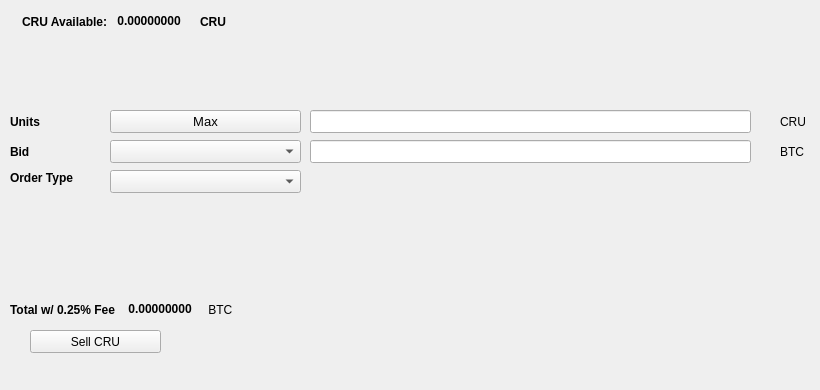
   <widget class="QWidget" name="SellTab">
    <attribute name="title">
     <string>Sell</string>
    </attribute>
    <widget class="QLabel" name="label_16">
     <property name="geometry">
      <rect>
       <x>780</x>
       <y>140</y>
       <width>31</width>
       <height>23</height>
      </rect>
     </property>
     <property name="text">
      <string>BTC</string>
     </property>
    </widget>
    <widget class="QComboBox" name="SellBidcomboBox">
     <property name="geometry">
      <rect>
       <x>110</x>
       <y>140</y>
       <width>191</width>
       <height>23</height>
      </rect>
     </property>
     <property name="font">
      <font>
       <pointsize>10</pointsize>
      </font>
     </property>
    </widget>
    <widget class="QLabel" name="label_18">
     <property name="geometry">
      <rect>
       <x>10</x>
       <y>110</y>
       <width>46</width>
       <height>23</height>
      </rect>
     </property>
     <property name="font">
      <font>
       <weight>75</weight>
       <bold>true</bold>
      </font>
     </property>
     <property name="text">
      <string>Units</string>
     </property>
    </widget>
    <widget class="QPushButton" name="Sell_Max_Amount">
     <property name="geometry">
      <rect>
       <x>110</x>
       <y>110</y>
       <width>191</width>
       <height>23</height>
      </rect>
     </property>
     <property name="font">
      <font>
       <pointsize>10</pointsize>
      </font>
     </property>
     <property name="text">
      <string>Max</string>
     </property>
    </widget>
    <widget class="QLabel" name="label_20">
     <property name="geometry">
      <rect>
       <x>10</x>
       <y>170</y>
       <width>91</width>
       <height>16</height>
      </rect>
     </property>
     <property name="font">
      <font>
       <weight>75</weight>
       <bold>true</bold>
      </font>
     </property>
     <property name="text">
      <string>Order Type</string>
     </property>
    </widget>
    <widget class="QComboBox" name="SellOrdertypeCombo">
     <property name="geometry">
      <rect>
       <x>110</x>
       <y>170</y>
       <width>191</width>
       <height>23</height>
      </rect>
     </property>
     <property name="font">
      <font>
       <pointsize>10</pointsize>
      </font>
     </property>
    </widget>
    <widget class="QLabel" name="label_21">
     <property name="geometry">
      <rect>
       <x>10</x>
       <y>140</y>
       <width>46</width>
       <height>23</height>
      </rect>
     </property>
     <property name="font">
      <font>
       <weight>75</weight>
       <bold>true</bold>
      </font>
     </property>
     <property name="text">
      <string>Bid</string>
     </property>
    </widget>
    <widget class="QLabel" name="label_22">
     <property name="geometry">
      <rect>
       <x>780</x>
       <y>110</y>
       <width>31</width>
       <height>23</height>
      </rect>
     </property>
     <property name="text">
      <string>CRU</string>
     </property>
    </widget>
    <widget class="QLineEdit" name="UnitsInputCRU">
     <property name="geometry">
      <rect>
       <x>310</x>
       <y>110</y>
       <width>441</width>
       <height>23</height>
      </rect>
     </property>
     <property name="font">
      <font>
       <pointsize>9</pointsize>
       <weight>75</weight>
       <bold>true</bold>
      </font>
     </property>
    </widget>
    <widget class="QLineEdit" name="SellBidPriceEdit">
     <property name="geometry">
      <rect>
       <x>310</x>
       <y>140</y>
       <width>441</width>
       <height>23</height>
      </rect>
     </property>
     <property name="font">
      <font>
       <pointsize>9</pointsize>
       <weight>75</weight>
       <bold>true</bold>
      </font>
     </property>
    </widget>
    <widget class="QPushButton" name="SellCRUBTN">
     <property name="geometry">
      <rect>
       <x>30</x>
       <y>330</y>
       <width>131</width>
       <height>23</height>
      </rect>
     </property>
     <property name="text">
      <string>Sell CRU</string>
     </property>
     <property name="icon">
      <iconset resource="../curium">
       <normaloff>:/icons/bitcoin</normaloff>:/icons/bitcoin</iconset>
     </property>
    </widget>
    <widget class="QWidget" name="layoutWidget3">
     <property name="geometry">
      <rect>
       <x>22</x>
       <y>12</y>
       <width>258</width>
       <height>19</height>
      </rect>
     </property>
     <layout class="QHBoxLayout" name="horizontalLayout">
      <item>
       <widget class="QLabel" name="label232_2">
        <property name="font">
         <font>
          <weight>75</weight>
          <bold>true</bold>
         </font>
        </property>
        <property name="text">
         <string>CRU Available:</string>
        </property>
       </widget>
      </item>
      <item>
       <widget class="QLabel" name="CRUAvailableLabel">
        <property name="palette">
         <palette>
          <active>
           <colorrole role="WindowText">
            <brush brushstyle="SolidPattern">
             <color alpha="255">
              <red>0</red>
              <green>0</green>
              <blue>0</blue>
             </color>
            </brush>
           </colorrole>
           <colorrole role="Button">
            <brush brushstyle="SolidPattern">
             <color alpha="255">
              <red>0</red>
              <green>170</green>
              <blue>0</blue>
             </color>
            </brush>
           </colorrole>
           <colorrole role="Light">
            <brush brushstyle="SolidPattern">
             <color alpha="255">
              <red>0</red>
              <green>255</green>
              <blue>0</blue>
             </color>
            </brush>
           </colorrole>
           <colorrole role="Midlight">
            <brush brushstyle="SolidPattern">
             <color alpha="255">
              <red>0</red>
              <green>212</green>
              <blue>0</blue>
             </color>
            </brush>
           </colorrole>
           <colorrole role="Dark">
            <brush brushstyle="SolidPattern">
             <color alpha="255">
              <red>0</red>
              <green>85</green>
              <blue>0</blue>
             </color>
            </brush>
           </colorrole>
           <colorrole role="Mid">
            <brush brushstyle="SolidPattern">
             <color alpha="255">
              <red>0</red>
              <green>113</green>
              <blue>0</blue>
             </color>
            </brush>
           </colorrole>
           <colorrole role="Text">
            <brush brushstyle="SolidPattern">
             <color alpha="255">
              <red>0</red>
              <green>170</green>
              <blue>0</blue>
             </color>
            </brush>
           </colorrole>
           <colorrole role="BrightText">
            <brush brushstyle="SolidPattern">
             <color alpha="255">
              <red>255</red>
              <green>255</green>
              <blue>255</blue>
             </color>
            </brush>
           </colorrole>
           <colorrole role="ButtonText">
            <brush brushstyle="SolidPattern">
             <color alpha="255">
              <red>0</red>
              <green>0</green>
              <blue>0</blue>
             </color>
            </brush>
           </colorrole>
           <colorrole role="Base">
            <brush brushstyle="SolidPattern">
             <color alpha="255">
              <red>255</red>
              <green>255</green>
              <blue>255</blue>
             </color>
            </brush>
           </colorrole>
           <colorrole role="Window">
            <brush brushstyle="SolidPattern">
             <color alpha="255">
              <red>0</red>
              <green>170</green>
              <blue>0</blue>
             </color>
            </brush>
           </colorrole>
           <colorrole role="Shadow">
            <brush brushstyle="SolidPattern">
             <color alpha="255">
              <red>0</red>
              <green>0</green>
              <blue>0</blue>
             </color>
            </brush>
           </colorrole>
           <colorrole role="AlternateBase">
            <brush brushstyle="SolidPattern">
             <color alpha="255">
              <red>127</red>
              <green>212</green>
              <blue>127</blue>
             </color>
            </brush>
           </colorrole>
           <colorrole role="ToolTipBase">
            <brush brushstyle="SolidPattern">
             <color alpha="255">
              <red>255</red>
              <green>255</green>
              <blue>220</blue>
             </color>
            </brush>
           </colorrole>
           <colorrole role="ToolTipText">
            <brush brushstyle="SolidPattern">
             <color alpha="255">
              <red>0</red>
              <green>0</green>
              <blue>0</blue>
             </color>
            </brush>
           </colorrole>
          </active>
          <inactive>
           <colorrole role="WindowText">
            <brush brushstyle="SolidPattern">
             <color alpha="255">
              <red>0</red>
              <green>0</green>
              <blue>0</blue>
             </color>
            </brush>
           </colorrole>
           <colorrole role="Button">
            <brush brushstyle="SolidPattern">
             <color alpha="255">
              <red>0</red>
              <green>170</green>
              <blue>0</blue>
             </color>
            </brush>
           </colorrole>
           <colorrole role="Light">
            <brush brushstyle="SolidPattern">
             <color alpha="255">
              <red>0</red>
              <green>255</green>
              <blue>0</blue>
             </color>
            </brush>
           </colorrole>
           <colorrole role="Midlight">
            <brush brushstyle="SolidPattern">
             <color alpha="255">
              <red>0</red>
              <green>212</green>
              <blue>0</blue>
             </color>
            </brush>
           </colorrole>
           <colorrole role="Dark">
            <brush brushstyle="SolidPattern">
             <color alpha="255">
              <red>0</red>
              <green>85</green>
              <blue>0</blue>
             </color>
            </brush>
           </colorrole>
           <colorrole role="Mid">
            <brush brushstyle="SolidPattern">
             <color alpha="255">
              <red>0</red>
              <green>113</green>
              <blue>0</blue>
             </color>
            </brush>
           </colorrole>
           <colorrole role="Text">
            <brush brushstyle="SolidPattern">
             <color alpha="255">
              <red>0</red>
              <green>170</green>
              <blue>0</blue>
             </color>
            </brush>
           </colorrole>
           <colorrole role="BrightText">
            <brush brushstyle="SolidPattern">
             <color alpha="255">
              <red>255</red>
              <green>255</green>
              <blue>255</blue>
             </color>
            </brush>
           </colorrole>
           <colorrole role="ButtonText">
            <brush brushstyle="SolidPattern">
             <color alpha="255">
              <red>0</red>
              <green>0</green>
              <blue>0</blue>
             </color>
            </brush>
           </colorrole>
           <colorrole role="Base">
            <brush brushstyle="SolidPattern">
             <color alpha="255">
              <red>255</red>
              <green>255</green>
              <blue>255</blue>
             </color>
            </brush>
           </colorrole>
           <colorrole role="Window">
            <brush brushstyle="SolidPattern">
             <color alpha="255">
              <red>0</red>
              <green>170</green>
              <blue>0</blue>
             </color>
            </brush>
           </colorrole>
           <colorrole role="Shadow">
            <brush brushstyle="SolidPattern">
             <color alpha="255">
              <red>0</red>
              <green>0</green>
              <blue>0</blue>
             </color>
            </brush>
           </colorrole>
           <colorrole role="AlternateBase">
            <brush brushstyle="SolidPattern">
             <color alpha="255">
              <red>127</red>
              <green>212</green>
              <blue>127</blue>
             </color>
            </brush>
           </colorrole>
           <colorrole role="ToolTipBase">
            <brush brushstyle="SolidPattern">
             <color alpha="255">
              <red>255</red>
              <green>255</green>
              <blue>220</blue>
             </color>
            </brush>
           </colorrole>
           <colorrole role="ToolTipText">
            <brush brushstyle="SolidPattern">
             <color alpha="255">
              <red>0</red>
              <green>0</green>
              <blue>0</blue>
             </color>
            </brush>
           </colorrole>
          </inactive>
          <disabled>
           <colorrole role="WindowText">
            <brush brushstyle="SolidPattern">
             <color alpha="255">
              <red>0</red>
              <green>85</green>
              <blue>0</blue>
             </color>
            </brush>
           </colorrole>
           <colorrole role="Button">
            <brush brushstyle="SolidPattern">
             <color alpha="255">
              <red>0</red>
              <green>170</green>
              <blue>0</blue>
             </color>
            </brush>
           </colorrole>
           <colorrole role="Light">
            <brush brushstyle="SolidPattern">
             <color alpha="255">
              <red>0</red>
              <green>255</green>
              <blue>0</blue>
             </color>
            </brush>
           </colorrole>
           <colorrole role="Midlight">
            <brush brushstyle="SolidPattern">
             <color alpha="255">
              <red>0</red>
              <green>212</green>
              <blue>0</blue>
             </color>
            </brush>
           </colorrole>
           <colorrole role="Dark">
            <brush brushstyle="SolidPattern">
             <color alpha="255">
              <red>0</red>
              <green>85</green>
              <blue>0</blue>
             </color>
            </brush>
           </colorrole>
           <colorrole role="Mid">
            <brush brushstyle="SolidPattern">
             <color alpha="255">
              <red>0</red>
              <green>113</green>
              <blue>0</blue>
             </color>
            </brush>
           </colorrole>
           <colorrole role="Text">
            <brush brushstyle="SolidPattern">
             <color alpha="255">
              <red>0</red>
              <green>85</green>
              <blue>0</blue>
             </color>
            </brush>
           </colorrole>
           <colorrole role="BrightText">
            <brush brushstyle="SolidPattern">
             <color alpha="255">
              <red>255</red>
              <green>255</green>
              <blue>255</blue>
             </color>
            </brush>
           </colorrole>
           <colorrole role="ButtonText">
            <brush brushstyle="SolidPattern">
             <color alpha="255">
              <red>0</red>
              <green>85</green>
              <blue>0</blue>
             </color>
            </brush>
           </colorrole>
           <colorrole role="Base">
            <brush brushstyle="SolidPattern">
             <color alpha="255">
              <red>0</red>
              <green>170</green>
              <blue>0</blue>
             </color>
            </brush>
           </colorrole>
           <colorrole role="Window">
            <brush brushstyle="SolidPattern">
             <color alpha="255">
              <red>0</red>
              <green>170</green>
              <blue>0</blue>
             </color>
            </brush>
           </colorrole>
           <colorrole role="Shadow">
            <brush brushstyle="SolidPattern">
             <color alpha="255">
              <red>0</red>
              <green>0</green>
              <blue>0</blue>
             </color>
            </brush>
           </colorrole>
           <colorrole role="AlternateBase">
            <brush brushstyle="SolidPattern">
             <color alpha="255">
              <red>0</red>
              <green>170</green>
              <blue>0</blue>
             </color>
            </brush>
           </colorrole>
           <colorrole role="ToolTipBase">
            <brush brushstyle="SolidPattern">
             <color alpha="255">
              <red>255</red>
              <green>255</green>
              <blue>220</blue>
             </color>
            </brush>
           </colorrole>
           <colorrole role="ToolTipText">
            <brush brushstyle="SolidPattern">
             <color alpha="255">
              <red>0</red>
              <green>0</green>
              <blue>0</blue>
             </color>
            </brush>
           </colorrole>
          </disabled>
         </palette>
        </property>
        <property name="font">
         <font>
          <weight>75</weight>
          <bold>true</bold>
         </font>
        </property>
        <property name="text">
         <string> 0.00000000 </string>
        </property>
        <property name="textInteractionFlags">
         <set>Qt::LinksAccessibleByMouse|Qt::TextSelectableByKeyboard|Qt::TextSelectableByMouse</set>
        </property>
       </widget>
      </item>
      <item>
       <widget class="QLabel" name="labelCRU">
        <property name="font">
         <font>
          <weight>75</weight>
          <bold>true</bold>
         </font>
        </property>
        <property name="text">
         <string>CRU</string>
        </property>
       </widget>
      </item>
     </layout>
    </widget>
    <widget class="QWidget" name="layoutWidget">
     <property name="geometry">
      <rect>
       <x>10</x>
       <y>300</y>
       <width>268</width>
       <height>19</height>
      </rect>
     </property>
     <layout class="QHBoxLayout" name="horizontalLayout_2">
      <item>
       <widget class="QLabel" name="label_19">
        <property name="font">
         <font>
          <weight>75</weight>
          <bold>true</bold>
         </font>
        </property>
        <property name="text">
         <string>Total w/ 0.25% Fee </string>
        </property>
       </widget>
      </item>
      <item>
       <widget class="QLabel" name="SellCostLabel">
        <property name="palette">
         <palette>
          <active>
           <colorrole role="WindowText">
            <brush brushstyle="SolidPattern">
             <color alpha="255">
              <red>0</red>
              <green>0</green>
              <blue>0</blue>
             </color>
            </brush>
           </colorrole>
           <colorrole role="Button">
            <brush brushstyle="SolidPattern">
             <color alpha="255">
              <red>0</red>
              <green>170</green>
              <blue>0</blue>
             </color>
            </brush>
           </colorrole>
           <colorrole role="Light">
            <brush brushstyle="SolidPattern">
             <color alpha="255">
              <red>0</red>
              <green>255</green>
              <blue>0</blue>
             </color>
            </brush>
           </colorrole>
           <colorrole role="Midlight">
            <brush brushstyle="SolidPattern">
             <color alpha="255">
              <red>0</red>
              <green>212</green>
              <blue>0</blue>
             </color>
            </brush>
           </colorrole>
           <colorrole role="Dark">
            <brush brushstyle="SolidPattern">
             <color alpha="255">
              <red>0</red>
              <green>85</green>
              <blue>0</blue>
             </color>
            </brush>
           </colorrole>
           <colorrole role="Mid">
            <brush brushstyle="SolidPattern">
             <color alpha="255">
              <red>0</red>
              <green>113</green>
              <blue>0</blue>
             </color>
            </brush>
           </colorrole>
           <colorrole role="Text">
            <brush brushstyle="SolidPattern">
             <color alpha="255">
              <red>0</red>
              <green>170</green>
              <blue>0</blue>
             </color>
            </brush>
           </colorrole>
           <colorrole role="BrightText">
            <brush brushstyle="SolidPattern">
             <color alpha="255">
              <red>255</red>
              <green>255</green>
              <blue>255</blue>
             </color>
            </brush>
           </colorrole>
           <colorrole role="ButtonText">
            <brush brushstyle="SolidPattern">
             <color alpha="255">
              <red>0</red>
              <green>0</green>
              <blue>0</blue>
             </color>
            </brush>
           </colorrole>
           <colorrole role="Base">
            <brush brushstyle="SolidPattern">
             <color alpha="255">
              <red>255</red>
              <green>255</green>
              <blue>255</blue>
             </color>
            </brush>
           </colorrole>
           <colorrole role="Window">
            <brush brushstyle="SolidPattern">
             <color alpha="255">
              <red>0</red>
              <green>170</green>
              <blue>0</blue>
             </color>
            </brush>
           </colorrole>
           <colorrole role="Shadow">
            <brush brushstyle="SolidPattern">
             <color alpha="255">
              <red>0</red>
              <green>0</green>
              <blue>0</blue>
             </color>
            </brush>
           </colorrole>
           <colorrole role="AlternateBase">
            <brush brushstyle="SolidPattern">
             <color alpha="255">
              <red>127</red>
              <green>212</green>
              <blue>127</blue>
             </color>
            </brush>
           </colorrole>
           <colorrole role="ToolTipBase">
            <brush brushstyle="SolidPattern">
             <color alpha="255">
              <red>255</red>
              <green>255</green>
              <blue>220</blue>
             </color>
            </brush>
           </colorrole>
           <colorrole role="ToolTipText">
            <brush brushstyle="SolidPattern">
             <color alpha="255">
              <red>0</red>
              <green>0</green>
              <blue>0</blue>
             </color>
            </brush>
           </colorrole>
          </active>
          <inactive>
           <colorrole role="WindowText">
            <brush brushstyle="SolidPattern">
             <color alpha="255">
              <red>0</red>
              <green>0</green>
              <blue>0</blue>
             </color>
            </brush>
           </colorrole>
           <colorrole role="Button">
            <brush brushstyle="SolidPattern">
             <color alpha="255">
              <red>0</red>
              <green>170</green>
              <blue>0</blue>
             </color>
            </brush>
           </colorrole>
           <colorrole role="Light">
            <brush brushstyle="SolidPattern">
             <color alpha="255">
              <red>0</red>
              <green>255</green>
              <blue>0</blue>
             </color>
            </brush>
           </colorrole>
           <colorrole role="Midlight">
            <brush brushstyle="SolidPattern">
             <color alpha="255">
              <red>0</red>
              <green>212</green>
              <blue>0</blue>
             </color>
            </brush>
           </colorrole>
           <colorrole role="Dark">
            <brush brushstyle="SolidPattern">
             <color alpha="255">
              <red>0</red>
              <green>85</green>
              <blue>0</blue>
             </color>
            </brush>
           </colorrole>
           <colorrole role="Mid">
            <brush brushstyle="SolidPattern">
             <color alpha="255">
              <red>0</red>
              <green>113</green>
              <blue>0</blue>
             </color>
            </brush>
           </colorrole>
           <colorrole role="Text">
            <brush brushstyle="SolidPattern">
             <color alpha="255">
              <red>0</red>
              <green>170</green>
              <blue>0</blue>
             </color>
            </brush>
           </colorrole>
           <colorrole role="BrightText">
            <brush brushstyle="SolidPattern">
             <color alpha="255">
              <red>255</red>
              <green>255</green>
              <blue>255</blue>
             </color>
            </brush>
           </colorrole>
           <colorrole role="ButtonText">
            <brush brushstyle="SolidPattern">
             <color alpha="255">
              <red>0</red>
              <green>0</green>
              <blue>0</blue>
             </color>
            </brush>
           </colorrole>
           <colorrole role="Base">
            <brush brushstyle="SolidPattern">
             <color alpha="255">
              <red>255</red>
              <green>255</green>
              <blue>255</blue>
             </color>
            </brush>
           </colorrole>
           <colorrole role="Window">
            <brush brushstyle="SolidPattern">
             <color alpha="255">
              <red>0</red>
              <green>170</green>
              <blue>0</blue>
             </color>
            </brush>
           </colorrole>
           <colorrole role="Shadow">
            <brush brushstyle="SolidPattern">
             <color alpha="255">
              <red>0</red>
              <green>0</green>
              <blue>0</blue>
             </color>
            </brush>
           </colorrole>
           <colorrole role="AlternateBase">
            <brush brushstyle="SolidPattern">
             <color alpha="255">
              <red>127</red>
              <green>212</green>
              <blue>127</blue>
             </color>
            </brush>
           </colorrole>
           <colorrole role="ToolTipBase">
            <brush brushstyle="SolidPattern">
             <color alpha="255">
              <red>255</red>
              <green>255</green>
              <blue>220</blue>
             </color>
            </brush>
           </colorrole>
           <colorrole role="ToolTipText">
            <brush brushstyle="SolidPattern">
             <color alpha="255">
              <red>0</red>
              <green>0</green>
              <blue>0</blue>
             </color>
            </brush>
           </colorrole>
          </inactive>
          <disabled>
           <colorrole role="WindowText">
            <brush brushstyle="SolidPattern">
             <color alpha="255">
              <red>0</red>
              <green>85</green>
              <blue>0</blue>
             </color>
            </brush>
           </colorrole>
           <colorrole role="Button">
            <brush brushstyle="SolidPattern">
             <color alpha="255">
              <red>0</red>
              <green>170</green>
              <blue>0</blue>
             </color>
            </brush>
           </colorrole>
           <colorrole role="Light">
            <brush brushstyle="SolidPattern">
             <color alpha="255">
              <red>0</red>
              <green>255</green>
              <blue>0</blue>
             </color>
            </brush>
           </colorrole>
           <colorrole role="Midlight">
            <brush brushstyle="SolidPattern">
             <color alpha="255">
              <red>0</red>
              <green>212</green>
              <blue>0</blue>
             </color>
            </brush>
           </colorrole>
           <colorrole role="Dark">
            <brush brushstyle="SolidPattern">
             <color alpha="255">
              <red>0</red>
              <green>85</green>
              <blue>0</blue>
             </color>
            </brush>
           </colorrole>
           <colorrole role="Mid">
            <brush brushstyle="SolidPattern">
             <color alpha="255">
              <red>0</red>
              <green>113</green>
              <blue>0</blue>
             </color>
            </brush>
           </colorrole>
           <colorrole role="Text">
            <brush brushstyle="SolidPattern">
             <color alpha="255">
              <red>0</red>
              <green>85</green>
              <blue>0</blue>
             </color>
            </brush>
           </colorrole>
           <colorrole role="BrightText">
            <brush brushstyle="SolidPattern">
             <color alpha="255">
              <red>255</red>
              <green>255</green>
              <blue>255</blue>
             </color>
            </brush>
           </colorrole>
           <colorrole role="ButtonText">
            <brush brushstyle="SolidPattern">
             <color alpha="255">
              <red>0</red>
              <green>85</green>
              <blue>0</blue>
             </color>
            </brush>
           </colorrole>
           <colorrole role="Base">
            <brush brushstyle="SolidPattern">
             <color alpha="255">
              <red>0</red>
              <green>170</green>
              <blue>0</blue>
             </color>
            </brush>
           </colorrole>
           <colorrole role="Window">
            <brush brushstyle="SolidPattern">
             <color alpha="255">
              <red>0</red>
              <green>170</green>
              <blue>0</blue>
             </color>
            </brush>
           </colorrole>
           <colorrole role="Shadow">
            <brush brushstyle="SolidPattern">
             <color alpha="255">
              <red>0</red>
              <green>0</green>
              <blue>0</blue>
             </color>
            </brush>
           </colorrole>
           <colorrole role="AlternateBase">
            <brush brushstyle="SolidPattern">
             <color alpha="255">
              <red>0</red>
              <green>170</green>
              <blue>0</blue>
             </color>
            </brush>
           </colorrole>
           <colorrole role="ToolTipBase">
            <brush brushstyle="SolidPattern">
             <color alpha="255">
              <red>255</red>
              <green>255</green>
              <blue>220</blue>
             </color>
            </brush>
           </colorrole>
           <colorrole role="ToolTipText">
            <brush brushstyle="SolidPattern">
             <color alpha="255">
              <red>0</red>
              <green>0</green>
              <blue>0</blue>
             </color>
            </brush>
           </colorrole>
          </disabled>
         </palette>
        </property>
        <property name="font">
         <font>
          <weight>75</weight>
          <bold>true</bold>
         </font>
        </property>
        <property name="autoFillBackground">
         <bool>false</bool>
        </property>
        <property name="text">
         <string> 0.00000000</string>
        </property>
        <property name="textInteractionFlags">
         <set>Qt::LinksAccessibleByMouse|Qt::TextSelectableByMouse</set>
        </property>
       </widget>
      </item>
      <item>
       <widget class="QLabel" name="label_17">
        <property name="font">
         <font>
          <weight>50</weight>
          <bold>false</bold>
         </font>
        </property>
        <property name="text">
         <string> BTC</string>
        </property>
       </widget>
      </item>
     </layout>
    </widget>
    <widget class="QLabel" name="label_23">
     <property name="geometry">
      <rect>
       <x>460</x>
       <y>300</y>
       <width>281</width>
       <height>81</height>
      </rect>
     </property>
     <property name="text">
      <string/>
     </property>
     <property name="pixmap">
      <pixmap>:/images/bittrex</pixmap>
     </property>
    </widget>
   </widget>
